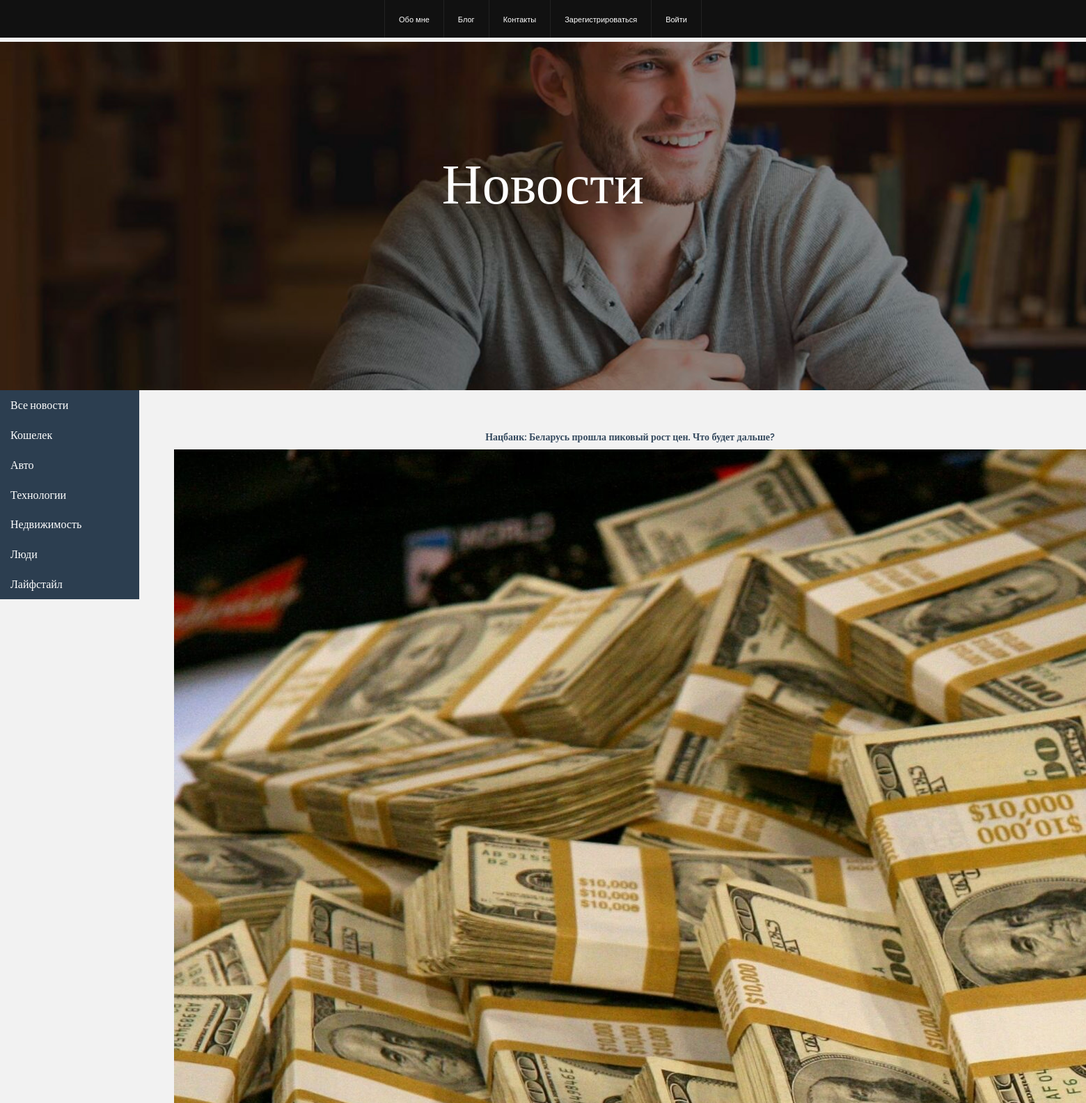
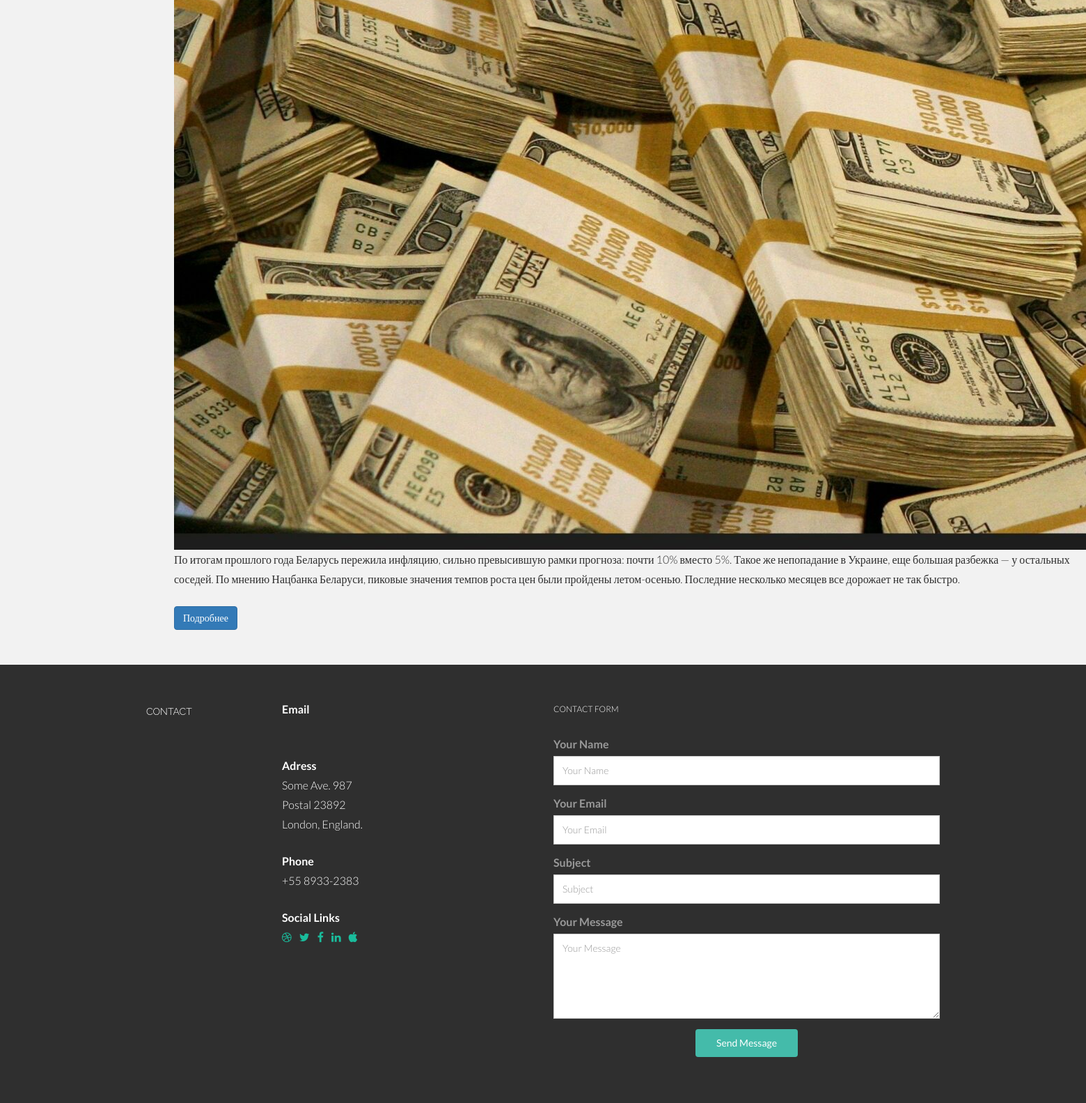
Page /category/1/ on the committed database (2 pictures, top to bottom).
### main/models.py (models this page shows, shortened)
class Categories(models.Model):
    category = models.CharField(verbose_name='Категория', help_text='Категория', max_length=50)
    def get_absolute_url(self):
        return reverse_lazy('categories', kwargs={'cat_id': self.pk})
    class Meta:
        verbose_name = 'Категория'
        verbose_name_plural = 'Категории'
        ordering = ['id']

class News(models.Model):
    header = models.CharField(verbose_name='Заголовок', help_text='Заголовок', max_length=150)
    annotation = models.TextField(verbose_name='Аннотация', help_text='Аннотация')
    full_text = models.TextField(verbose_name='Текст статьи', help_text='Текст статьи')
    image = models.ImageField(verbose_name='Изображение', blank=True, upload_to='media/img/news_img/%Y/%m/%d/')
    created_at = models.DateTimeField(verbose_name='Дата публикации', auto_now_add=True)
    updated_at = models.DateTimeField(verbose_name='Дата редактирования', auto_now=True)
    category = models.ForeignKey('Categories', on_delete=models.PROTECT, verbose_name='Категория')
    def get_absolute_url(self):
        return reverse_lazy('news', kwargs={'pk': self.pk})
    class Meta:
        verbose_name = 'Новость'
        verbose_name_plural = 'Новости'
        ordering = ['-created_at']

### main/views.py (the view)
# urls.py: path('category/<int:cat_id>/', views.category, name='categories'),
def category(request, cat_id):
    news = News.objects.filter(category_id=cat_id)
    categories = Categories.objects.all()
    return render(request, "main/category.html", {'first_name': user_first_name,
                                                  'last_name': user_last_name,
                                                  'categories': categories,
                                                  'news': news,})

### main/templates/main/category.html
{% extends 'main/base.html' %}
{% load static %}
{% block headerwrap %}
<div id="headerwrap">
    <div class="container">
      <div class="row centered">
        <div class="col-lg-12">
          <h1>Новости</h1>
        </div>
      </div>
    </div>
  </div>
{% endblock %}
{% block main %}
    <ul id="navigation" class="nav flex-column">
        <li class="nav-item">
            <a class="nav-link" href="{% url 'blog' %}">Все новости</a>
            {% for el in categories %}
            <a class="nav-link" href="{{ el.get_absolute_url }}">{{ el.category }}</a>
            {% endfor %}
        </li>
    </ul>
    <div id="news" class="card">
        <div class="card-body">
            {% for el in news %}
            <h5 class="card-title">{{ el.header }}</h5>
            <img src="{{ el.image.url }}" class="card-img-top" alt="...">
            <p class="card-text">{{ el.annotation }}</p>
            <a href="{{ el.get_absolute_url }}" class="btn btn-primary">Подробнее</a>
            {% endfor %}
        </div>
    </div>
{% endblock %}

### main/templates/main/base.html (shortened to what this page needs)
{% load static %}
<html>
<!DOCTYPE html>
<html lang="ru">
<head>
  <link href= "{% static 'main/lib/bootstrap/css/bootstrap.min.css' %}" rel="stylesheet">
  <link href="{% static 'main/lib/font-awesome/css/font-awesome.min.css' %}" rel="stylesheet">
  <link href="{% static 'main/css/style.css' %}" rel="stylesheet">
</head>
<body data-spy="scroll" data-offset="64" data-target="#section-topbar">
  <div id="section-topbar">
    <div id="topbar-inner">
          <div class="dropdown">
            <ul id="nav" class="nav">
              <li class="nav-item"><a class="nav-link" href="{% url 'home' %}">Обо мне</a></li>
              <li class="nav-item"><a class="nav-link" href="{% url 'blog' %}">Блог</a></li>
              <li class="nav-item"><a class="nav-link" href="#">Контакты</a></li>
              <li class="nav-item"><a class="nav-link" href="#">Зарегистрироваться</a></li>
              <li class="nav-item"><a class="nav-link" href="#">Войти</a></li>
            </ul>
          </div>
    </div>
  </div>
  {% block headerwrap %}
  {% endblock %}
  {% block main %}
  {% endblock %}
  <section id="contact" name="contact">
    <div id="footwrap">
      <div class="container">
        <div class="row">
          <div class="col-lg-2">
            <h5>CONTACT</h5>
          </div>
          <div class="col-lg-4">
            <p>
              <t>Email</t><br/> {{ email }} <br/>
            </p>
            <p>
              <t>Adress</t><br/> Some Ave. 987 <br/> Postal 23892 <br/> London, England. <br/>
            </p>
            <p>
              <t>Phone</t><br/> +55 8933-2383 <br/>
            </p>
            <p>
              <t>Social Links</t><br/>
              <a href="#"><i class="fa fa-dribbble"></i></a>
              <a href="#"><i class="fa fa-twitter"></i></a>
              <a href="#"><i class="fa fa-facebook"></i></a>
              <a href="#"><i class="fa fa-linkedin"></i></a>
              <a href="#"><i class="fa fa-apple"></i></a>
            </p>
          </div>
          <div class="col-lg-6">
            <p>
              <sm>CONTACT FORM</sm>
            </p>
            <form class="contact-form php-mail-form" role="form" action="contactform/contactform.php" method="POST">
              <div class="form-group">
                <label for="contact-name">Your Name</label>
                <input type="name" name="name" class="form-control" id="contact-name" placeholder="Your Name" data-rule="minlen:4" data-msg="Please enter at least 4 chars">
              </div>
              <div class="form-group">
                <label for="contact-email">Your Email</label>
                <input type="email" name="email" class="form-control" id="contact-email" placeholder="Your Email" data-rule="email" data-msg="Please enter a valid email">
              </div>
              <div class="form-group">
                <label for="contact-subject">Subject</label>
                <input type="text" name="subject" class="form-control" id="contact-subject" placeholder="Subject" data-rule="minlen:4" data-msg="Please enter at least 8 chars of subject">
              </div>
              <div class="form-group">
                <label for="contact-message">Your Message</label>
                <textarea class="form-control" name="message" id="contact-message" placeholder="Your Message" rows="5" data-rule="required" data-msg="Please write something for us"></textarea>
              </div>
              <div class="form-send">
                <button type="submit" class="btn btn-large">Send Message</button>
              </div>
            </form>
          </div>
        </div>
      </div>
    </div>
  </section>
</body>
</html>

### main/static/main/css/style.css (style rules this page uses)
body { background-color: #f2f2f2; font-family: "Lato"; font-weight: 300; font-size: 16px; color: #555; -webkit-font-smoothing: antialiased; -webkit-overflow-scrolling: touch; }
h1, h2, h3, h4, h5, h6 { font-family: "Raleway"; font-weight: 300; color: #333; }
p { line-height: 28px; margin-bottom: 25px; }
.centered { text-align: center; }
a { color: #1abc9c; word-wrap: break-word; -webkit-transition: color 0.1s ease-in, background 0.1s ease-in; -moz-transition: color 0.1s ease-in, background 0.1s ease-in; -ms-transition: color 0.1s ease-in, background 0.1s ease-in; -o-transition: color 0.1s ease-in, background 0.1s ease-in; transition: color 0.1s ease-in, background 0.1s ease-in; }
a:before, a:after { -webkit-transition: color 0.1s ease-in, background 0.1s ease-in; -moz-transition: color 0.1s ease-in, background 0.1s ease-in; -ms-transition: color 0.1s ease-in, background 0.1s ease-in; -o-transition: color 0.1s ease-in, background 0.1s ease-in; transition: color 0.1s ease-in, background 0.1s ease-in; }
#section-topbar { position: fixed; top: 0; left: 0; right: 0; z-index: 10000; overflow: visible; font: normal 16px/24px 'Open Sans', "Helvetica Neue", Helvetica, Arial, sans-serif; }
#section-topbar a { color: #fff; }
#topbar-inner { background: #111; line-height: 0; text-align: center; }
#section-topbar ul#nav { display: inline-block; position: relative; margin: 0; padding: 0; border-right: 1px solid #222; zoom: 1; *display: inline; }
#section-topbar ul#nav>li { display: block; float: left; padding: 0; }
#section-topbar ul#nav a { display: block; font: normal 11px/18px "Helvetica Neue", Helvetica, Arial, sans-serif; text-decoration: none; padding: 18px 20px 18px 20px; border-left: 1px solid #222; }
#navigation { float: left; width: 200px; background-color: #2c3e50; height: auto; }
#navigation a { color: white; }
#news { margin-left: 200px; padding-left: 50px; padding-top: 50px; padding-bottom: 50px; }
#news h5 { text-align:center; color: #34495e; font-weight: 700; }
#news p { color: #2f2f2f; }
#headerwrap { background: url(../img/header-bg.jpg) no-repeat center top; margin-top: 60px; padding-top: 140px; text-align: center; background-attachment: relative; background-position: center center; min-height: 500px; width: 100%; -webkit-background-size: 100%; -moz-background-size: 100%; -o-background-size: 100%; background-size: 100%; -webkit-background-size: cover; -moz-background-size: cover; -o-background-size: cover; background-size: cover; }
#headerwrap h1 { font-size: 80px; color: white; }
#intro h5, p { color: white; }
#skillswrap h5, p { color: white; }
#footwrap { background: #2f2f2f; padding-top: 50px; padding-bottom: 50px; }
#footwrap p { color: white; }
#footwrap h5 { color: white; }
#footwrap t { font-weight: 700; }
#footwrap i { padding-right: 8px; color: #1abc9c; }
sm { font-size: 12px; }
.contact-form label { color: #999; }
.contact-form input, .contact-form textarea { padding: 10px 12px; border-radius: 0; box-shadow: none; font-size: 14px; height: auto; }
.contact-form .form-send { text-align: center; }
.contact-form .form-send button { background: #44bbaa; border: 0; padding: 10px 30px; color: #fff; transition: 0.4s; cursor: pointer; }

### rows in the picture
Categories: category "Кошелек"
Categories: category "Авто"
Categories: category "Технологии"
Categories: category "Недвижимость"
Categories: category "Люди"
Categories: category "Лайфстайл"
News: header "Нацбанк: Беларусь прошла пиковый рост цен. Что будет дальше?", image (picture), annotation "По итогам прошлого года Беларусь пережила инфляцию, сильно превысившую рамки прогноза: почти 10% вместо 5%. Такое же непопадание в Украине, еще большая разбежка — у остальных соседей. По мнению Нацбанка Беларуси, пиковые значения темпов роста цен были пройдены летом-осенью. Последние несколько месяцев все дорожает не так быстро."
